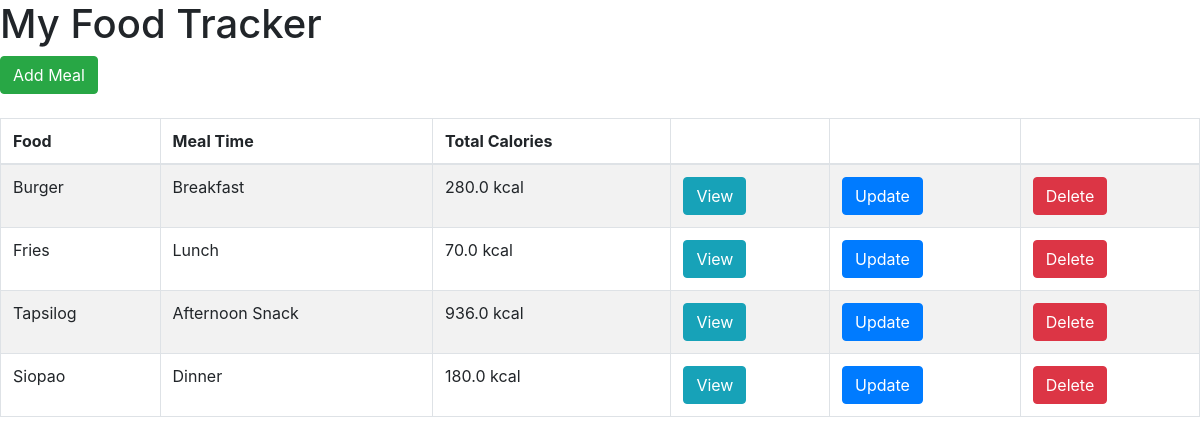
The page / on the database its author committed.
### food/models.py (models this page shows, shortened)
class Meal(models.Model):
	BREAKFAST = 1
	MORNING_SNACK = 2
	LUNCH = 3
	AFTERNOON_SNACK = 4
	DINNER = 5
	EVENING_SNACK = 6
	MEAL_TIME_TYPES = (
		(BREAKFAST, "Breakfast"),
		(MORNING_SNACK, "Morning Snack"),
		(LUNCH, "Lunch"),
		(AFTERNOON_SNACK, "Afternoon Snack"),
		(DINNER, "Dinner"),
		(EVENING_SNACK, "Evening Snack")
	)
	food = models.ForeignKey(Food, verbose_name="Food" , on_delete = models.CASCADE)
	serving_size = models.IntegerField(verbose_name="Serving Size")
	meal_time = models.IntegerField(verbose_name="Meal Time", choices=MEAL_TIME_TYPES)
	def get_total_calories(self):
		return self.serving_size * self.food.calories

class Food(models.Model):
	name = models.CharField(verbose_name = "Food Name", max_length = 200)
	calories = models.FloatField(verbose_name = "Calories (kcal)")
	total_fat = models.FloatField(verbose_name = "Total Fat (g)")
	saturated_fat = models.FloatField(verbose_name = "Saturated Fat (g)")
	cholesterol = models.FloatField(verbose_name = "Cholesterol (mg)")
	sodium = models.FloatField(verbose_name = "Sodium (mg)")
	total_carbohydrate = models.FloatField(verbose_name = "Total Carbohydrate (g)")
	dietary_fibre = models.FloatField(verbose_name = "Dietary Fibre (g)")
	sugar = models.FloatField(verbose_name = "Sugar (g)")
	protein = models.FloatField(verbose_name = "Protein (g)")

### food/views.py (the view)
# urls.py: url(r'^$', index, name = 'index'),
def index(request):
	template = 'list.html'
	meals = Meal.objects.all()
	context = {
		'meals': meals,
	}
	return render(request, template, context)

### templates/list.html (shortened to what this page needs)
<html>
	<head>
		<link rel="stylesheet" href="https://stackpath.bootstrapcdn.com/bootstrap/4.1.1/css/bootstrap.min.css">
	</head>
	<body>
		<h1>My Food Tracker</h1>
		<a href="{% url 'food:add_meal' %}" class="btn btn-success">Add Meal</a> <br /><br />
		<table class="table table-striped table-bordered">
			<thead>
				<tr>
					<th>Food</th>
					<th>Meal Time</th>
					<th>Total Calories</th>
					<th></th>
					<th></th>
					<th></th>
				</tr>
			</thead>
			<tbody>
				{% for meal in meals %}
				<tr>
					<td>{{ meal.food.name }}</td>
					<td>{{ meal.get_meal_time_display }}</td>
					<td>{{ meal.get_total_calories }} kcal</td>
					<td>
						<a href="{% url 'food:view_meal' meal.id %}" class="btn btn-info">View</a>
					</td>
					<td>
						<a href="{% url 'food:update_meal' meal.id %}" class="btn btn-primary">Update</a>
					</td>
					<td>
						<a href="{% url 'food:delete_meal' meal.id %}" class="btn btn-danger">Delete</a>
					</td>
				</tr>
				{% empty %}
				<tr>
					<td colspan=6>No meals yet</td>
				</tr>
				{% endfor %}
			</tbody>
		</table>
	</body>
</html>

### rows shown on the page
Meal: food.name "Burger", meal_time "Breakfast", get_total_calories "280.0"
Meal: food.name "Fries", meal_time "Lunch", get_total_calories "70.0"
Meal: food.name "Tapsilog", meal_time "Afternoon Snack", get_total_calories "936.0"
Meal: food.name "Siopao", meal_time "Dinner", get_total_calories "180.0"
